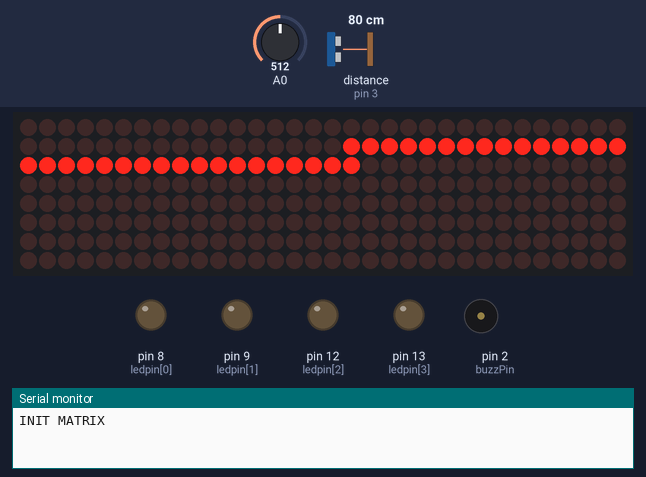
Recording of a sketch running on a simulated Arduino Uno, built with avr-gcc and run on an emulated ATmega328P. Shown: 32×8 LED matrix, output pins drawn as LEDs (lit = HIGH), buzzer (waves = sounding), the last lines printed to the serial monitor. Wiring (inferred from the names in the program): range finder with pulse-width output: data pin 3. Inputs (shaded band) come from the test bench; at power-on: distance to the obstacle (sensor on pin 3) 80 cm, A0 = 512. Random numbers use the default seed unless the sketch sets one.

Above: at 0.9 s.
At 4.23 s:
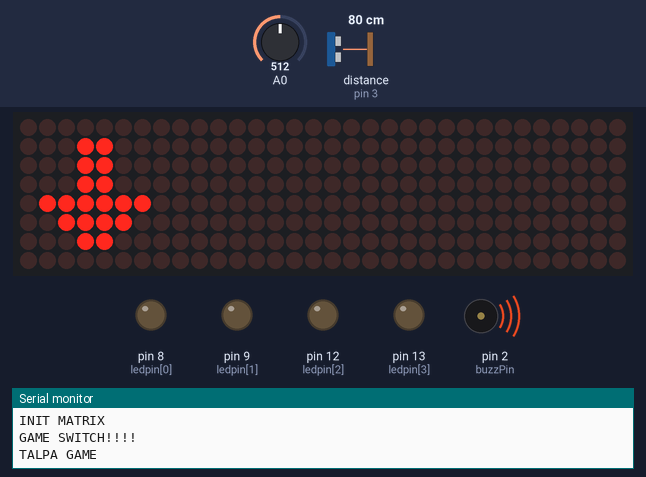
4.8 s: distance to the obstacle (sensor on pin 3) set to 2 cm
At 10.6 s:
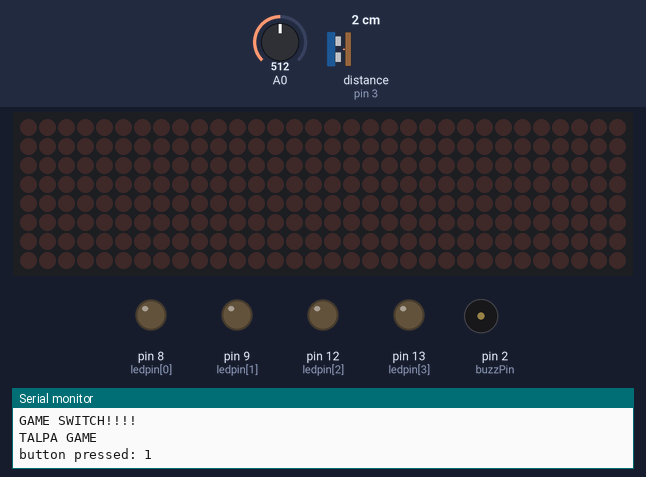
Timing chart, 0 to 14.6 s (numbered marks = the images above; inputs shaded):
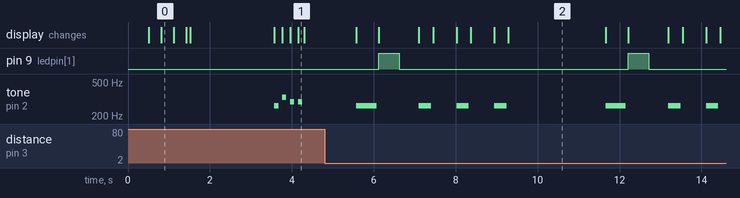

Measured:
- by itself, pin 9 (ledpin[1]): alternates HIGH for 0.50 s and LOW for 5.6 s
- by itself, tone on pin 2 (buzzPin): plays 262 Hz for 0.50 s, 262 Hz for 0.30 s, 262 Hz for 0.30 s, 262 Hz for 0.30 s, 262 Hz for 0.50 s, 262 Hz for 0.30 s … (7 notes in this stretch)

The sketch:

perdition_box.ino
```cpp
#include <Wire.h>
#include "pitches.h"
#include "LedControl.h" //  need the library
#include "SoftwareSerial.h"
#include <avr/sleep.h>//this AVR library contains the methods that controls the sleep modes

// General vars
int games[] = {1, 2};
int currentGameIndex = 0;
unsigned long lastButtonPressMillis = millis();
unsigned long standbyWaitMillis = 60000;
unsigned long loseWaitMillis = 10000;
static unsigned long last_interrupt_time = 0;
int changeGamePin = 3;
boolean ingame = false;
boolean gameChanged = true;

// ***** MEMORY *****
int button[] = {768, 510, 164, 91}; //The four button input pins
int ledpin[] = {8, 9, 12, 13};  // LED pins
int buttonstate = 0;  // button state checker
int sequenceLength = 2;
int randomArray[4];
int randomNotesArray[4];
int inputArray[4];
int btn_down_duration = 600;
int seq = 0;
// ***** MEMORY *****

// ***** TALPA *****
int whereIs;
// ***** TALPA *****

// ***** LED MATRIX *****
int DIN_PIN = 6;      // data in pin
int CS_PIN = 7;       // load (CS) pin
int CLK_PIN = 5;      // clock pin
LedControl lc = LedControl(DIN_PIN, CLK_PIN, CS_PIN, 4); //
// ***** LED MATRIX *****

// ******* BUZZER ******** //
int buzzPin = 2;
int notes[] = {NOTE_C4, NOTE_G4, NOTE_D4, NOTE_E4};  // notes
// ******* BUZZER ******** //

void setup()
{
  Serial.begin(115200);

  // init Leds
  for (int x = 0; x < 4; x++) // LED pins are outputs
  {
    pinMode(ledpin[x], OUTPUT);
  }

  randomSeed(analogRead(0)); //Added to generate "more randomness" with the randomArray for the output function

  initMatrix();
  delay(500);
  drawInitGameMatrix();
  delay(2000);

  // Change game button
    // changeGame
  pinMode(changeGamePin, INPUT_PULLUP);
  attachInterrupt(1, gameSwitch, LOW);
}

void loop()
{
  if (games[currentGameIndex] == 1) {
    startMemoryGame();
  } else if (games[currentGameIndex] == 2) {
    startTalpaGame();
  }
}

void startMemoryGame() {

  Serial.println("MEMORY GAME");
  if (gameChanged) {
    drawInitMemory();
    delay(1000);
  }
  ingame = true;

  Serial.println("random array:");
  for (int y = 0; y < sequenceLength; y++)
  {
    // Generate random sequence
    int rnd = random(4);
    randomArray[y] = rnd;
    Serial.println(randomArray[y]);

    digitalWrite(ledpin[rnd], HIGH);

    // Buzzer&notes
    int note = notes[rnd];
    buzz(note, 500);
    randomNotesArray[y] = note;

    //delay(500);
    digitalWrite(ledpin[rnd], LOW);
    delay(200);
  }

  memoryInput();
}

void memoryInput() { //Function for allowing user input and checking input against the generated array

  while (ingame) {

    checkStandbyDelay();

    int btnVal = analogRead(A0);

    if (btnVal > 25)
    {
      //Checking for button push
      int btnNum = getButtonNumber(btnVal);

      if (btnNum == 999) {
        continue;
      }

      Serial.print("button pressed: ");
      Serial.println(btnNum);

      lastButtonPressMillis = millis();

      inputArray[seq] = btnNum;

      if (inputArray[seq] != randomArray[seq]) { //Checks value input by user and checks it against
        lose();                             //the value in the same spot on the generated array
      } else {

        // led up and buzzer
        digitalWrite(ledpin[btnNum], HIGH);
        buzz(randomNotesArray[seq], btn_down_duration);
        digitalWrite(ledpin[btnNum], LOW);

        ++seq;
        if (seq == sequenceLength) {
          win();
        }
      }
    }
  }
}

void startTalpaGame() {

  Serial.println("TALPA GAME");
  if (gameChanged) {
    drawInitTalpa();
    delay(1000);
  }
  ingame = true;

  // Generate random sequence
  int rnd = random(0, 4);
  whereIs = rnd;

  drawSmile(3 - rnd);
  // Buzzer&notes
  int note = notes[rnd];
  buzz(note, 500);

  clearMatrix();

  talpaInput();
}

void talpaInput() { //Function for allowing user input and checking input against the generated array

  while (ingame) {

    checkStandbyDelay();

    int btnVal = analogRead(A0);

    if (btnVal > 25)
    { //Checking for button push
      int btnNum = getButtonNumber(btnVal);

      if (btnNum == 999) {
        continue;
      }

      Serial.print("button pressed: ");
      Serial.println(btnNum);

      lastButtonPressMillis = millis();

      digitalWrite(ledpin[btnNum], HIGH);
      buzz(randomNotesArray[seq], 200);
      delay(300);
      digitalWrite(ledpin[btnNum], LOW);

      if ((whereIs) == btnNum) { //Checks value input by user and checks it against
        gameChanged = false;
        break;
      } else {
        lose();
      }

    }
  }
}

void gameSwitch() {

 unsigned long interrupt_time = millis();
  // If interrupts come faster than 200ms, assume it's a bounce and ignore
 if (interrupt_time - last_interrupt_time > 200)
  {
    Serial.println("GAME SWITCH!!!!");
    ingame = false;
    gameChanged = true;
    lastButtonPressMillis = millis();
    if (currentGameIndex == 1) {
      currentGameIndex = 0;
    } else if (currentGameIndex == 0) {
      currentGameIndex = 1;
    }
  }
  last_interrupt_time = interrupt_time;
}

// TODO: If no activity for standbyWaitMillis, power off
void checkIfPowerDown() {
  long currentMillis = millis();

 if (currentMillis - lastButtonPressMillis >= standbyWaitMillis) {

    sleep_enable();//Enabling sleep mode
    //attachInterrupt(0, wakeUp, LOW);//attaching a interrupt to pin d2
    set_sleep_mode(SLEEP_MODE_PWR_DOWN);//Setting the sleep mode, in our case full sleep
    digitalWrite(LED_BUILTIN,LOW);//turning LED off
    //delay(1000); //wait a second to allow the led to be turned off before going to sleep
    sleep_cpu();//activating sleep mode
    //Serial.println("just woke up!");//next line of code executed after the interrupt
    //digitalWrite(LED_BUILTIN,HIGH);//turning LED on
 }
}

// If no activity for loseWaitMillis, display lose() and restart game
void checkStandbyDelay() {
  long currentMillis = millis();

 if (currentMillis - lastButtonPressMillis >= loseWaitMillis) {
    lastButtonPressMillis = millis();
    lose();
 }
}

void win() { //Function used if the player fails to match the sequence
  resetVars();

  draw4Smiles();

  for (int x = 0; x < 8; x++) {
    for (int led = 0; led < 4; led++) {
      digitalWrite(ledpin[led], HIGH);

      buzz(NOTE_D4, 50);

      digitalWrite(ledpin[led], LOW);
    }
    for (int led = 4; led > 0; led--) {
      digitalWrite(ledpin[led], HIGH);

      buzz(NOTE_E4, 50);

      digitalWrite(ledpin[led], LOW);
    }
    x++;
  }

  delay(2000);

  clearMatrix();
}

void lose() { //Function used if the player fails to match the sequence
  resetVars();

  for (int y = 0; y < 3; y++)
  { //Flashes lights for failure
    drawError();
    buzz(NOTE_C4, 300);
    clearMatrix();
    delay(100);
  }

  delay(2000);
}

void resetVars() {
  ingame = false;
  gameChanged = false;
  seq = 0;
  memset(inputArray, 0, sizeof(inputArray));
  memset(randomArray, 0, sizeof(randomArray));
}

// ***** LED MATRIX *****
void drawInitGameMatrix() {
  Serial.println("INIT MATRIX");
  for (int l = 0; l < 8; l++) {
    for (int dev = 3; dev >= 0; dev--) {
      for (int c = 0; c < 8; c++) {
        lc.setLed(dev, l, c, true); // turns on LED at col, row
        delay(3);
        if (l > 0) {
          lc.setLed(dev, l - 1, c, false); // turns on LED at col, row
        }
      }
    }
  }

  clearMatrix();
}

void drawError() {

  for (int dev = 0; dev < 4; dev++)
  {
    lc.setLed(dev, 1, 1, true); // turns on LED at col, row
    lc.setLed(dev, 2, 2, true); // turns on LED at col, row
    lc.setLed(dev, 3, 3, true); // turns on LED at col, row
    lc.setLed(dev, 4, 4, true); // turns on LED at col, row
    lc.setLed(dev, 5, 5, true); // turns on LED at col, row
    lc.setLed(dev, 6, 6, true); // turns on LED at col, row

    lc.setLed(dev, 1, 6, true); // turns on LED at col, row
    lc.setLed(dev, 2, 5, true); // turns on LED at col, row
    lc.setLed(dev, 3, 4, true); // turns on LED at col, row
    lc.setLed(dev, 4, 3, true); // turns on LED at col, row
    lc.setLed(dev, 5, 2, true); // turns on LED at col, row
    lc.setLed(dev, 6, 1, true); // turns on LED at col, row
  }
}

void drawInitMemory() {
  for (int dev = 0; dev < 4; dev++)
  {
    drawSmile(dev);
    buzz(notes[random(4)], 100);
    clearMatrixPart(dev);
  }
}

void drawInitTalpa() {
  drawArrow(0);
  buzz(notes[random(4)], 100);
  clearMatrixPart(0);
  drawArrow(2);
  buzz(notes[random(4)], 100);
  clearMatrixPart(2);
  drawArrow(1);
  buzz(notes[random(4)], 100);
  clearMatrixPart(1);
  drawArrow(3);
  buzz(notes[random(4)], 100);
  clearMatrix();
  clearMatrixPart(3);
}

void drawArrow(int dev) {

  lc.setLed(dev, 1, 3, true); // turns on LED at col, row
  lc.setLed(dev, 1, 4, true); // turns on LED at col, row

  lc.setLed(dev, 2, 3, true); // turns on LED at col, row
  lc.setLed(dev, 2, 4, true); // turns on LED at col, row

  lc.setLed(dev, 3, 3, true); // turns on LED at col, row
  lc.setLed(dev, 3, 4, true); // turns on LED at col, row

  lc.setLed(dev, 4, 1, true); // turns on LED at col, row
  lc.setLed(dev, 4, 2, true); // turns on LED at col, row
  lc.setLed(dev, 4, 3, true); // turns on LED at col, row
  lc.setLed(dev, 4, 4, true); // turns on LED at col, row
  lc.setLed(dev, 4, 5, true); // turns on LED at col, row
  lc.setLed(dev, 4, 6, true); // turns on LED at col, row

  lc.setLed(dev, 5, 2, true); // turns on LED at col, row
  lc.setLed(dev, 5, 3, true); // turns on LED at col, row
  lc.setLed(dev, 5, 4, true); // turns on LED at col, row
  lc.setLed(dev, 5, 5, true); // turns on LED at col, row

  lc.setLed(dev, 6, 3, true); // turns on LED at col, row
  lc.setLed(dev, 6, 4, true); // turns on LED at col, row
}

void draw4Smiles() {
  for (int dev = 0; dev < 4; dev++)
  {
    drawSmile(dev);
  }
}

void drawSmile(int dev) {
  lc.setLed(dev, 0, 2, true); // turns on LED at col, row
  lc.setLed(dev, 0, 3, true); // turns on LED at col, row
  lc.setLed(dev, 0, 4, true); // turns on LED at col, row
  lc.setLed(dev, 0, 5, true); // turns on LED at col, row

  lc.setLed(dev, 1, 1, true); // turns on LED at col, row
  lc.setLed(dev, 1, 6, true); // turns on LED at col, row

  lc.setLed(dev, 2, 0, true); // turns on LED at col, row
  lc.setLed(dev, 2, 7, true); // turns on LED at col, row
  lc.setLed(dev, 2, 2, true); // turns on LED at col, row
  lc.setLed(dev, 2, 5, true); // turns on LED at col, row

  lc.setLed(dev, 3, 0, true); // turns on LED at col, row
  lc.setLed(dev, 3, 7, true); // turns on LED at col, row

  lc.setLed(dev, 4, 0, true); // turns on LED at col, row
  lc.setLed(dev, 4, 7, true); // turns on LED at col, row
  lc.setLed(dev, 4, 2, true); // turns on LED at col, row
  lc.setLed(dev, 4, 5, true); // turns on LED at col, row

  lc.setLed(dev, 5, 0, true); // turns on LED at col, row
  lc.setLed(dev, 5, 3, true); // turns on LED at col, row
  lc.setLed(dev, 5, 4, true); // turns on LED at col, row
  lc.setLed(dev, 5, 7, true); // turns on LED at col, row

  lc.setLed(dev, 6, 1, true); // turns on LED at col, row
  lc.setLed(dev, 6, 6, true); // turns on LED at col, row

  lc.setLed(dev, 7, 2, true); // turns on LED at col, row
  lc.setLed(dev, 7, 3, true); // turns on LED at col, row
  lc.setLed(dev, 7, 4, true); // turns on LED at col, row
  lc.setLed(dev, 7, 5, true); // turns on LED at col, row
}

void clearMatrix() {
  lc.clearDisplay(0);// clear screen
  lc.clearDisplay(1);// clear screen
  lc.clearDisplay(2);// clear screen
  lc.clearDisplay(3);// clear screen
}

void clearMatrixPart(int dev) {
  lc.clearDisplay(dev);// clear screen
}

void initMatrix() {
  // ***** LED MATRIX *****
  lc.shutdown(0, false); // turn off power saving, enables display
  lc.setIntensity(0, 1); // sets brightness (0~15 possible values)
  lc.clearDisplay(0);// clear screen
  lc.shutdown(1, false); // turn off power saving, enables display
  lc.setIntensity(1, 1); // sets brightness (0~15 possible values)
  lc.clearDisplay(1);// clear screen
  lc.shutdown(2, false); // turn off power saving, enables display
  lc.setIntensity(2, 1); // sets brightness (0~15 possible values)
  lc.clearDisplay(2);// clear screen
  lc.shutdown(3, false); // turn off power saving, enables display
  lc.setIntensity(3, 1); // sets brightness (0~15 possible values)
  lc.clearDisplay(3);// clear screen
  // ***** LED MATRIX *****
}

void buzz(unsigned int nota, long durata) {
  tone(buzzPin, nota, durata);
  delay(durata);
  noTone(buzzPin);
}

// Get btnNum from analog input. return 999 if value is not in rangre
int getButtonNumber(int btnVal) {
  //Serial.println(btnVal);
  int btnNum = 999;
  if (btnVal > 650 && btnVal < 820) {
    btnNum = 0;
  } else if (btnVal > 450 && btnVal < 570) {
    btnNum = 1;
  } else if (btnVal > 150 && btnVal < 220) {
    btnNum = 2;
  } else if (btnVal > 30 && btnVal < 140) {
    btnNum = 3;
  }

  return btnNum;
}
```

pitches.h
```cpp
/*************************************************
 * FREQUENZA NOTE
 *************************************************/

#define NOTE_B0  31
#define NOTE_C1  33
#define NOTE_CS1 35
#define NOTE_D1  37
#define NOTE_DS1 39
#define NOTE_E1  41
#define NOTE_F1  44
#define NOTE_FS1 46
#define NOTE_G1  49
#define NOTE_GS1 52
#define NOTE_A1  55
#define NOTE_AS1 58
#define NOTE_B1  62
#define NOTE_C2  65
#define NOTE_CS2 69
#define NOTE_D2  73
#define NOTE_DS2 78
#define NOTE_E2  82
#define NOTE_F2  87
#define NOTE_FS2 93
#define NOTE_G2  98
#define NOTE_GS2 104
#define NOTE_A2  110
#define NOTE_AS2 117
#define NOTE_B2  123
#define NOTE_C3  131
#define NOTE_CS3 139
#define NOTE_D3  147
#define NOTE_DS3 156
#define NOTE_E3  165
#define NOTE_F3  175
#define NOTE_FS3 185
#define NOTE_G3  196
#define NOTE_GS3 208
#define NOTE_A3  220
#define NOTE_AS3 233
#define NOTE_B3  247
#define NOTE_C4  262
#define NOTE_CS4 277
#define NOTE_D4  294
#define NOTE_DS4 311
#define NOTE_E4  330
#define NOTE_F4  349
#define NOTE_FS4 370
#define NOTE_G4  392
#define NOTE_GS4 415
#define NOTE_A4  440
#define NOTE_AS4 466
#define NOTE_B4  494
#define NOTE_C5  523
#define NOTE_CS5 554
#define NOTE_D5  587
#define NOTE_DS5 622
#define NOTE_E5  659
#define NOTE_F5  698
#define NOTE_FS5 740
#define NOTE_G5  784
#define NOTE_GS5 831
#define NOTE_A5  880
#define NOTE_AS5 932
#define NOTE_B5  988
#define NOTE_C6  1047
#define NOTE_CS6 1109
#define NOTE_D6  1175
#define NOTE_DS6 1245
#define NOTE_E6  1319
#define NOTE_F6  1397
#define NOTE_FS6 1480
#define NOTE_G6  1568
#define NOTE_GS6 1661
#define NOTE_A6  1760
#define NOTE_AS6 1865
#define NOTE_B6  1976
#define NOTE_C7  2093
#define NOTE_CS7 2217
#define NOTE_D7  2349
#define NOTE_DS7 2489
#define NOTE_E7  2637
#define NOTE_F7  2794
#define NOTE_FS7 2960
#define NOTE_G7  3136
#define NOTE_GS7 3322
#define NOTE_A7  3520
#define NOTE_AS7 3729
#define NOTE_B7  3951
#define NOTE_C8  4186
#define NOTE_CS8 4435
#define NOTE_D8  4699
#define NOTE_DS8 4978
#define PAUSE	 0
```
